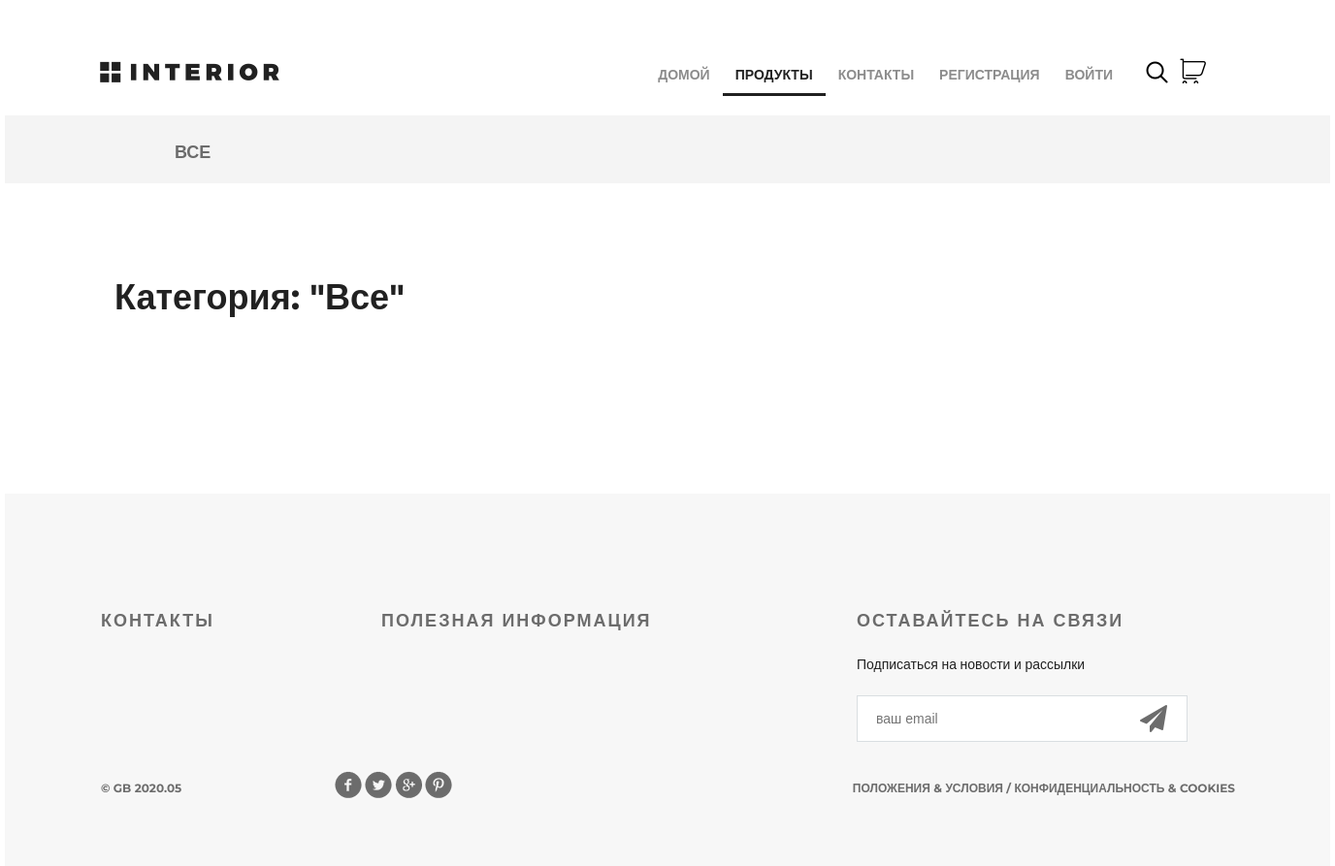
The page /products/category/0/ on the database as committed earlier.
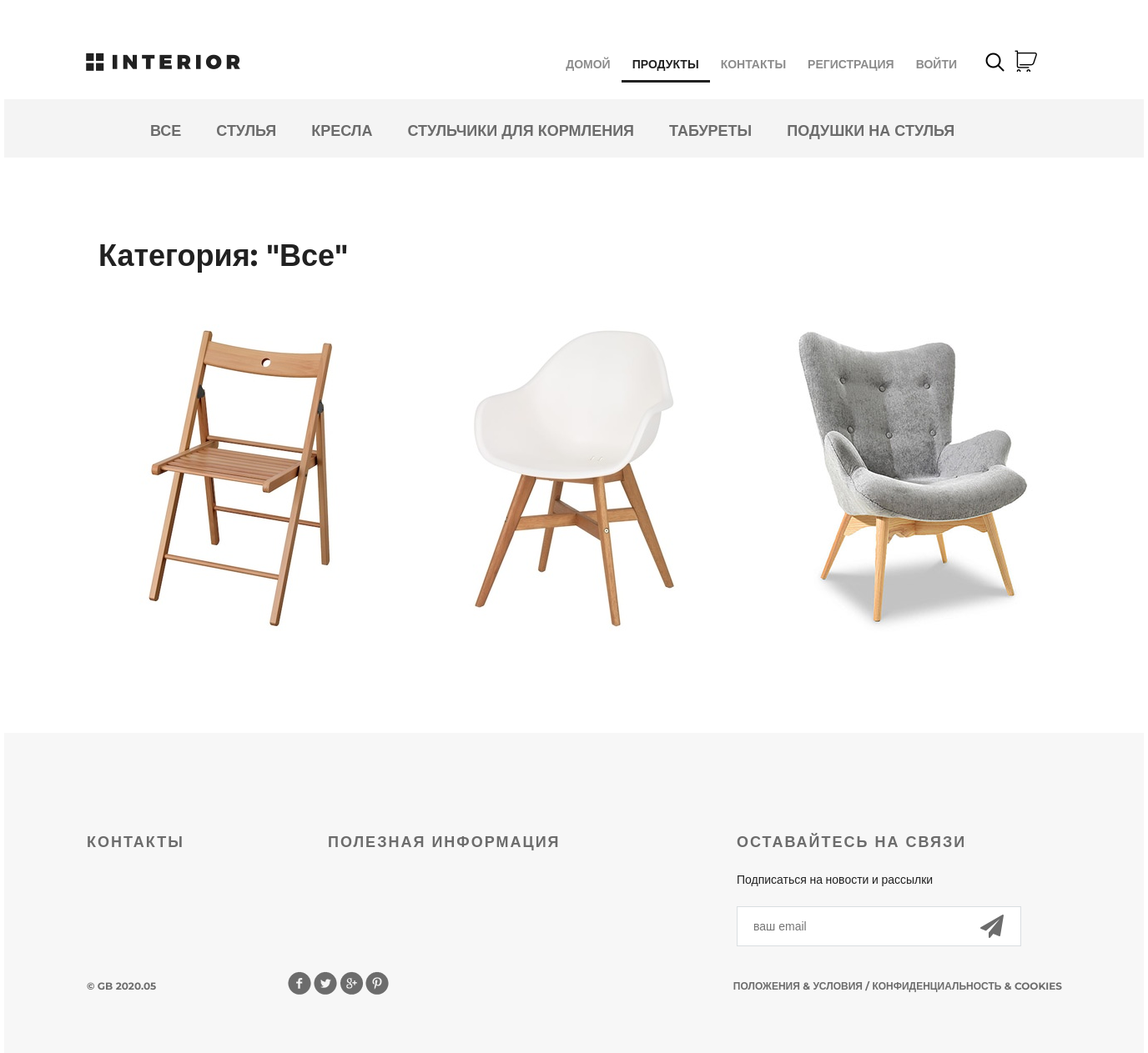
The same page on the database as committed later.
### mainapp/models.py (models this page shows, shortened)
class ProductCategory(models.Model):
    name = models.CharField(verbose_name='имя', max_length=64, unique=True)
    description = models.TextField(verbose_name='описание', blank=True)

class Product(models.Model):
    category = models.ForeignKey(ProductCategory, on_delete=models.CASCADE)
    name = models.CharField(verbose_name='имя продукта', max_length=128)
    image = models.ImageField(upload_to='product_img', blank=True)
    description = models.TextField(verbose_name='описание продукта', blank=True)
    price = models.DecimalField(verbose_name='цена продукта', max_digits=8, decimal_places=2, default=0)
    quantity = models.PositiveIntegerField(verbose_name='кол-во на складе', default=0)

### mainapp/views.py (the view, shortened to what this page needs)
# urls.py: path('', mainapp.products, name='index'),
def products(request, pk=None):
    title = "Продукты"
    links_menu = ProductCategory.objects.all()
    basket = get_basket(request.user)
    if request.user.is_authenticated:
        basket = Basket.objects.filter(user=request.user)
    if pk is not None:
        if pk == 0:
            products = Product.objects.all().order_by("price")
            category = {"name": "все"}
        else:
            category = get_object_or_404(ProductCategory, pk=pk)
            products = Product.objects.filter(category__pk=pk).order_by("price")
        content = {
            "title": title,
            "links_menu": links_menu,
            "category": category,
            "products": products,
            "basket": basket,
        }
        return render(request, "mainapp/products_list.html", content)

### mainapp/views.py (called while the page is built)
def get_basket(user):
    if user.is_authenticated:
        return Basket.objects.filter(user=user)
    else:
        return []

### mainapp/templates/mainapp/products_list.html (shortened to what this page needs)
{% extends "mainapp/products.html" %}
{% load static %}
{% block menu %}
<body>
	<div class="container">
		<div class="hero-white">
			<div class="header clearfix">
				{% include 'mainapp/includes/inc_menu.html' %}
			</div>
		</div>
	</div>
{% endblock menu %}
{% block content %}
    <div class="details">
        {% include 'mainapp/includes/inc_categories_menu.html' %}
    </div>
    <div class="related">
        <div class="title clearfix">
            <h2> Категория: "{{ category.name|title }}" </h2>
        </div>
        <div class="related-products clearfix">
            {% for prod in products %}
            <div class="block">
                <a href="{% url 'products:product' prod.pk %}">
                    <img src="/media/{{ prod.image }}" alt="product">
                </a>
            </div>
            {% endfor %}
        </div>
    </div>
    <div class="clr"></div>
{% endblock content%}

### mainapp/templates/mainapp/includes/inc_categories_menu.html (shortened to what this page needs)
<div class="links clearfix">
    <ul class="links-menu">
        <li>
            <a href="{% url 'products:category' 0 %}"
               class="">
                все
            </a>
        </li>
        {% for link in links_menu %}
            <li>
            <a href="{% url 'products:category' link.pk %}"
                class="">
                {{ link.name }}
            </a>
            </li>
        {% endfor %}
    </ul>
</div>

Rows that differ between the two databases and show on the page:
added ProductCategory: name "СТУЛЬЯ"
added ProductCategory: name "КРЕСЛА"
added ProductCategory: name "СТУЛЬЧИКИ ДЛЯ КОРМЛЕНИЯ"
added ProductCategory: name "ТАБУРЕТЫ"
added ProductCategory: name "ПОДУШКИ НА СТУЛЬЯ"
added Product: image (picture)
added Product: image (picture)
added Product: image (picture)
